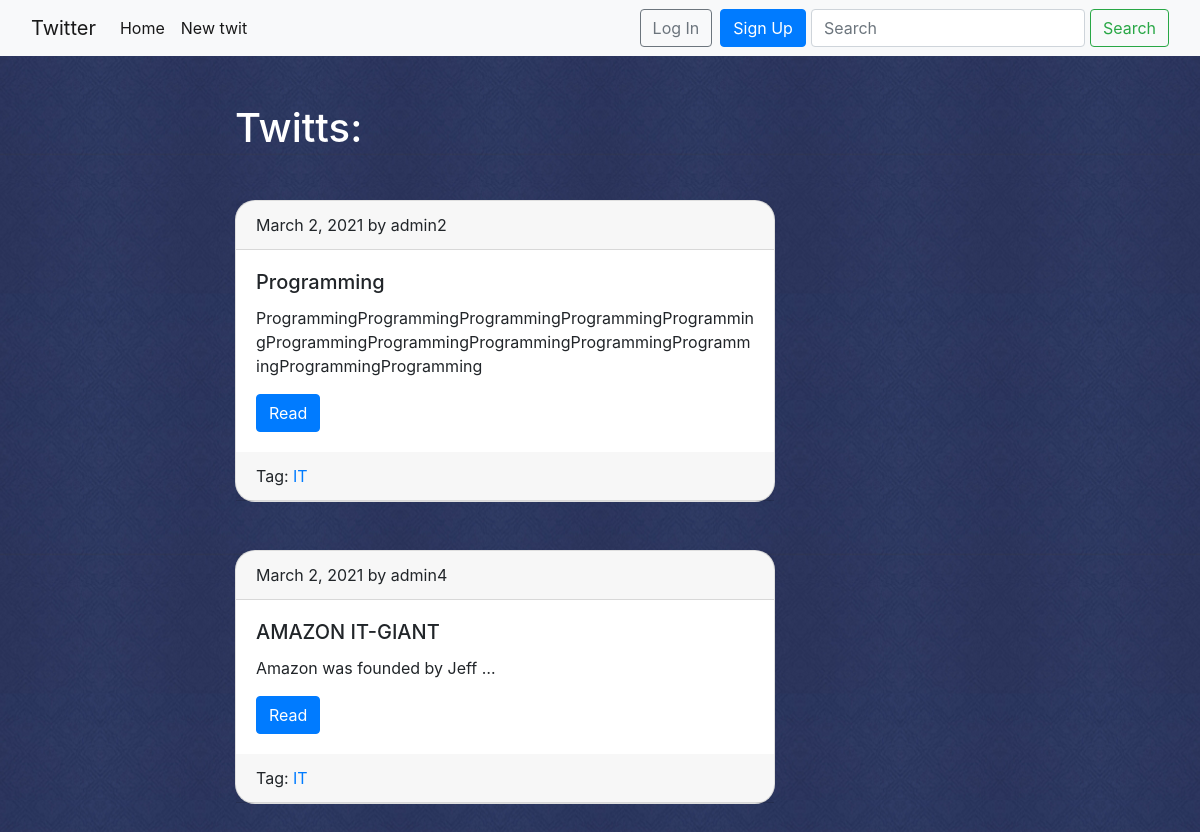
/tag_list/IT, run on the app's committed database.
### blog/models.py (models this page shows, shortened)
class Post(models.Model):
    title = models.CharField(max_length=100)
    date_pub = models.DateField(auto_now_add=True)
    body = models.TextField()
    created_by = models.ForeignKey(User, on_delete=models.CASCADE,
                                   related_name='create_posts')
    image = fields.ImageField(blank=True, upload_to='images', dependencies=[
        FileDependency(attname='image_jpeg', processor=ImageProcessor(
            format='JPEG', scale={'max_width': 600, 'max_height': 600})),
              ])
    tag = models.CharField(max_length=100, verbose_name='Tag', blank=True, null=True)
    class Meta:
        verbose_name = 'Пост'
        verbose_name_plural = 'Посты'

### blog/views.py (the view)
# urls.py: path('tag_list/<str:tag_name>', tag_list, name='tag_list'),
def tag_list(request, tag_name):
    tag_twits = Post.objects.filter(tag__iexact=tag_name)
    context = {
        'tag_twits':tag_twits,
    }
    return render(request, 'blog/tags_list.html', context)

### blog/templates/blog/tags_list.html (shortened to what this page needs)
{% extends 'blog/base_blog.html' %}
{% load static %}
{% block stylesheet %}
<link rel="stylesheet" href="{% static 'css/style.css' %}">
{% endblock %}
{% block content %}
<div class="mb-5" style="color: white;">
    <h1>Twitts: </h1>
</div>
{% for tag in tag_twits %}
<div class="card mb-5" style="border-radius: 20px;">
    <div class="card-header">
        {{tag.date_pub}} by {{tag.created_by}}
    </div>
    <div class="card-body">
        <h5 class="card-title">{{ tag.title }}</h5>
        <p class="card-text">{{ tag.body|truncatewords:5 }}</p>
        <a href="{% url 'post_detail' pk=tag.id %}" class="btn btn-primary">Read</a>
    </div>
    <div class="card-header">
        {% if tag.tag %}
        Tag: <a href="{% url 'tag_list' tag_name=tag.tag %}">{{ tag.tag }}</a>
        {% else %}
        Tag: <a href="#">None</a>
        {% endif %}
    </div>
</div>
{% endfor %}
{% endblock %}

### static/css/style.css (style rules this page uses)
body { background-image: url(../img/vintage-wallpaper.png); }

### data on the page
Post: date_pub "March 2, 2021", created_by "admin2", title "Programming", body "ProgrammingProgrammingProgrammingProgrammingProgrammingProgrammingProgrammingProgrammingProgrammingProgrammingProgrammingProgramming", tag "IT"
Post: date_pub "March 2, 2021", created_by "admin4", title "AMAZON IT-GIANT", body "Amazon was founded by Jeff …", tag "IT"
